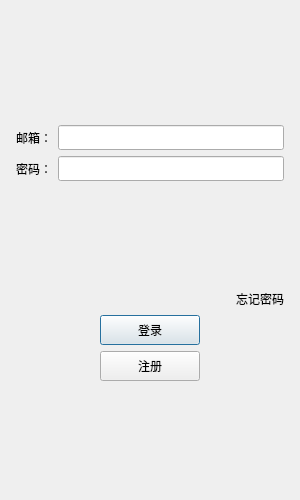
<?xml version="1.0" encoding="UTF-8"?>
<ui version="4.0">
 <class>LoginDialog</class>
 <widget class="QDialog" name="LoginDialog">
  <property name="geometry">
   <rect>
    <x>0</x>
    <y>0</y>
    <width>300</width>
    <height>500</height>
   </rect>
  </property>
  <property name="minimumSize">
   <size>
    <width>300</width>
    <height>500</height>
   </size>
  </property>
  <property name="maximumSize">
   <size>
    <width>300</width>
    <height>500</height>
   </size>
  </property>
  <property name="windowTitle">
   <string>Dialog</string>
  </property>
  <layout class="QVBoxLayout" name="verticalLayout_2">
   <item>
    <layout class="QVBoxLayout" name="verticalLayout">
     <property name="leftMargin">
      <number>5</number>
     </property>
     <property name="topMargin">
      <number>5</number>
     </property>
     <property name="rightMargin">
      <number>5</number>
     </property>
     <property name="bottomMargin">
      <number>5</number>
     </property>
     <item>
      <widget class="QWidget" name="widget" native="true">
       <property name="maximumSize">
        <size>
         <width>300</width>
         <height>16777215</height>
        </size>
       </property>
       <layout class="QGridLayout" name="gridLayout">
        <property name="leftMargin">
         <number>10</number>
        </property>
        <property name="topMargin">
         <number>10</number>
        </property>
        <property name="rightMargin">
         <number>10</number>
        </property>
        <property name="bottomMargin">
         <number>10</number>
        </property>
        <item row="0" column="0">
         <widget class="QLabel" name="label">
          <property name="maximumSize">
           <size>
            <width>300</width>
            <height>500</height>
           </size>
          </property>
          <property name="text">
           <string/>
          </property>
          <property name="pixmap">
           <pixmap resource="resource.qrc">:/res/re.png</pixmap>
          </property>
          <property name="alignment">
           <set>Qt::AlignmentFlag::AlignCenter</set>
          </property>
         </widget>
        </item>
        <item row="1" column="0">
         <spacer name="verticalSpacer">
          <property name="orientation">
           <enum>Qt::Orientation::Vertical</enum>
          </property>
          <property name="sizeHint" stdset="0">
           <size>
            <width>20</width>
            <height>40</height>
           </size>
          </property>
         </spacer>
        </item>
       </layout>
      </widget>
     </item>
     <item>
      <layout class="QHBoxLayout" name="horizontalLayout">
       <item>
        <widget class="QLabel" name="email_label">
         <property name="minimumSize">
          <size>
           <width>0</width>
           <height>25</height>
          </size>
         </property>
         <property name="maximumSize">
          <size>
           <width>250</width>
           <height>25</height>
          </size>
         </property>
         <property name="text">
          <string>邮箱：</string>
         </property>
        </widget>
       </item>
       <item>
        <widget class="QLineEdit" name="email_Edit">
         <property name="minimumSize">
          <size>
           <width>100</width>
           <height>25</height>
          </size>
         </property>
         <property name="maximumSize">
          <size>
           <width>250</width>
           <height>25</height>
          </size>
         </property>
        </widget>
       </item>
      </layout>
     </item>
     <item>
      <layout class="QHBoxLayout" name="horizontalLayout_6">
       <item>
        <widget class="QLabel" name="pass_lable">
         <property name="text">
          <string>密码：</string>
         </property>
        </widget>
       </item>
       <item>
        <widget class="QLineEdit" name="pass_Edit">
         <property name="minimumSize">
          <size>
           <width>0</width>
           <height>25</height>
          </size>
         </property>
         <property name="maximumSize">
          <size>
           <width>300</width>
           <height>16777215</height>
          </size>
         </property>
        </widget>
       </item>
      </layout>
     </item>
     <item>
      <spacer name="verticalSpacer_2">
       <property name="orientation">
        <enum>Qt::Orientation::Vertical</enum>
       </property>
       <property name="sizeHint" stdset="0">
        <size>
         <width>20</width>
         <height>40</height>
        </size>
       </property>
      </spacer>
     </item>
     <item>
      <layout class="QHBoxLayout" name="horizontalLayout_3">
       <item>
        <spacer name="horizontalSpacer">
         <property name="orientation">
          <enum>Qt::Orientation::Horizontal</enum>
         </property>
         <property name="sizeHint" stdset="0">
          <size>
           <width>40</width>
           <height>20</height>
          </size>
         </property>
        </spacer>
       </item>
       <item>
        <widget class="ClickedLabel" name="foget_lable">
         <property name="text">
          <string>忘记密码</string>
         </property>
        </widget>
       </item>
      </layout>
     </item>
     <item>
      <layout class="QHBoxLayout" name="horizontalLayout_4">
       <item>
        <spacer name="horizontalSpacer_2">
         <property name="orientation">
          <enum>Qt::Orientation::Horizontal</enum>
         </property>
         <property name="sizeHint" stdset="0">
          <size>
           <width>40</width>
           <height>20</height>
          </size>
         </property>
        </spacer>
       </item>
       <item>
        <widget class="QPushButton" name="login_Button">
         <property name="minimumSize">
          <size>
           <width>100</width>
           <height>30</height>
          </size>
         </property>
         <property name="maximumSize">
          <size>
           <width>100</width>
           <height>30</height>
          </size>
         </property>
         <property name="text">
          <string>登录</string>
         </property>
        </widget>
       </item>
       <item>
        <spacer name="horizontalSpacer_3">
         <property name="orientation">
          <enum>Qt::Orientation::Horizontal</enum>
         </property>
         <property name="sizeHint" stdset="0">
          <size>
           <width>40</width>
           <height>20</height>
          </size>
         </property>
        </spacer>
       </item>
      </layout>
     </item>
     <item>
      <layout class="QHBoxLayout" name="horizontalLayout_5">
       <item>
        <spacer name="horizontalSpacer_4">
         <property name="orientation">
          <enum>Qt::Orientation::Horizontal</enum>
         </property>
         <property name="sizeHint" stdset="0">
          <size>
           <width>40</width>
           <height>20</height>
          </size>
         </property>
        </spacer>
       </item>
       <item>
        <widget class="QPushButton" name="register_Button">
         <property name="minimumSize">
          <size>
           <width>100</width>
           <height>30</height>
          </size>
         </property>
         <property name="maximumSize">
          <size>
           <width>100</width>
           <height>30</height>
          </size>
         </property>
         <property name="text">
          <string>注册</string>
         </property>
        </widget>
       </item>
       <item>
        <spacer name="horizontalSpacer_5">
         <property name="orientation">
          <enum>Qt::Orientation::Horizontal</enum>
         </property>
         <property name="sizeHint" stdset="0">
          <size>
           <width>40</width>
           <height>20</height>
          </size>
         </property>
        </spacer>
       </item>
      </layout>
     </item>
     <item>
      <spacer name="verticalSpacer_3">
       <property name="orientation">
        <enum>Qt::Orientation::Vertical</enum>
       </property>
       <property name="sizeHint" stdset="0">
        <size>
         <width>20</width>
         <height>40</height>
        </size>
       </property>
      </spacer>
     </item>
    </layout>
   </item>
  </layout>
 </widget>
 <customwidgets>
  <customwidget>
   <class>ClickedLabel</class>
   <extends>QLabel</extends>
   <header location="global">clickedlabel.h</header>
  </customwidget>
 </customwidgets>
 <resources>
  <include location="resource.qrc"/>
 </resources>
 <connections/>
</ui>
